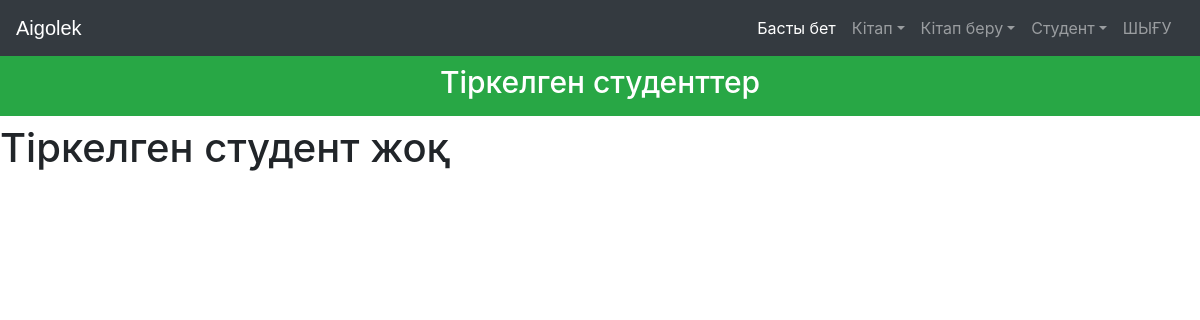
The page /viewstudent (signed in) on the database as committed earlier.
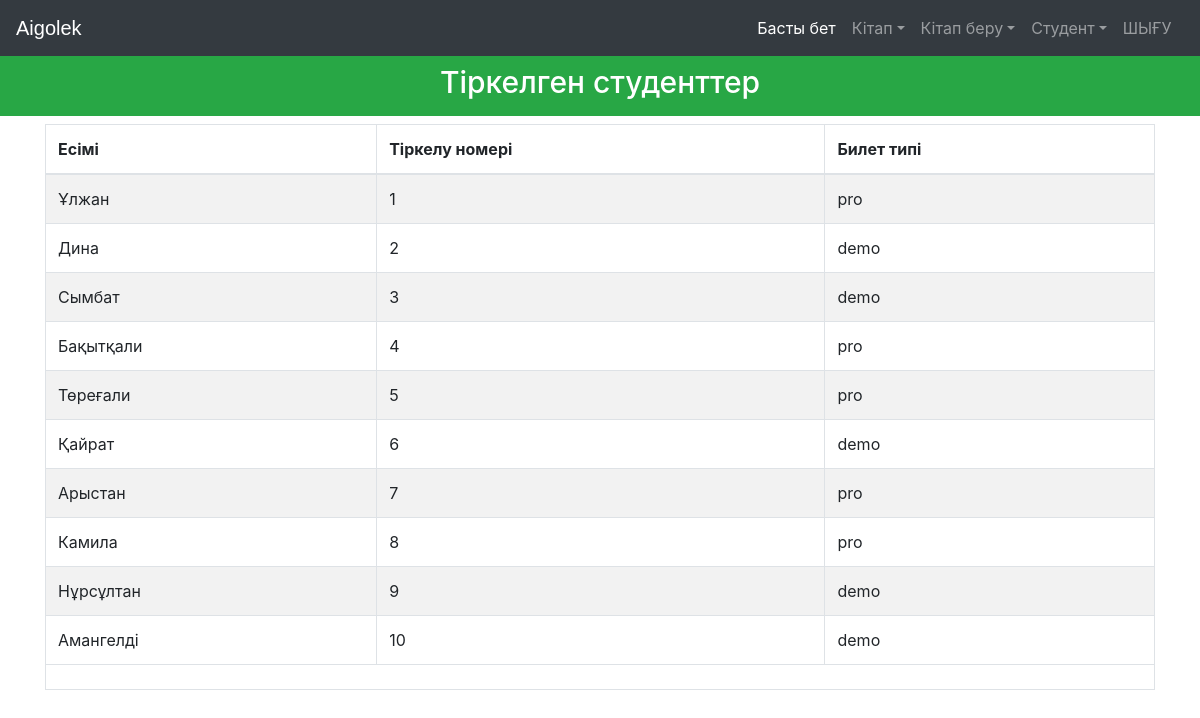
The same page on the database as committed later.
### library/models.py (models this page shows, shortened)
class StudentExtra(models.Model):
    user=models.OneToOneField(User,on_delete=models.CASCADE)
    enrollment = models.CharField(max_length=40)
    branch = models.CharField(max_length=40)
    @property
    def get_name(self):
        return self.user.first_name

### library/views.py (the view)
# urls.py: path('viewstudent', views.viewstudent_view),
@login_required(login_url='adminlogin')
@user_passes_test(is_admin)
def viewstudent_view(request):
    students=models.StudentExtra.objects.all()
    return render(request,'library/viewstudent.html',{'students':students})

### library/views.py (called while the page is built)
def is_admin(user):
    return user.groups.filter(name='ADMIN').exists()

### templates/library/viewstudent.html (shortened to what this page needs)
<!DOCTYPE html>
<html lang="en" dir="ltr">
  <head>
  </head>
  <body>
    {% include "library/navbaradmin.html" %}
    <br>
    <br>
    <h3 class="p-3 mb-2 bg-success text-white" style = 'font-size: 30px;text-align:center;'>Тіркелген студенттер</h3>
    {% if students%}
<div class="container">
  <table class="table table-hover table-condensed table-striped table-bordered">
    <thead>
    <tr>
    <th>Есімі</th>
    <th>Тіркелу номері</th>
    <th>Билет типі</th>
    </tr>
    </thead>
    <tfoot>
    <tr>
    <td colspan="3">
    </td>
    </tr>
    </tfoot>
    <tbody>
      {% for s in students %}
        <tr>
          <td>{{s.get_name}}</td>
          <td>{{s.enrollment}}</td>
          <td>{{s.branch}}</td>
        </tr>
      {% endfor %}
    </tbody>
    </table>
</div>
{%else%}
<h1> Тіркелген студент жоқ</h1>
{%endif%}
<br><br><br><br><br><br>
<br><br><br>
  {% include "library/footer.html" %}
  </body>
</html>

Rows that differ between the two databases and show on the page:
added StudentExtra: get_name "Ұлжан", enrollment "1", branch "pro"
added StudentExtra: get_name "Дина", enrollment "2", branch "demo"
added StudentExtra: get_name "Сымбат", enrollment "3", branch "demo"
added StudentExtra: get_name "Бақытқали", enrollment "4", branch "pro"
added StudentExtra: get_name "Төреғали", enrollment "5", branch "pro"
added StudentExtra: get_name "Қайрат", enrollment "6", branch "demo"
added StudentExtra: get_name "Арыстан", enrollment "7", branch "pro"
added StudentExtra: get_name "Камила", enrollment "8", branch "pro"
added StudentExtra: get_name "Нұрсұлтан", enrollment "9", branch "demo"
added StudentExtra: get_name "Амангелді", enrollment "10", branch "demo"
Other text that changed with them:
text no longer shown: "Тіркелген студент жоқ"
text now shown: "Есімі Тіркелу номері Билет типі"
